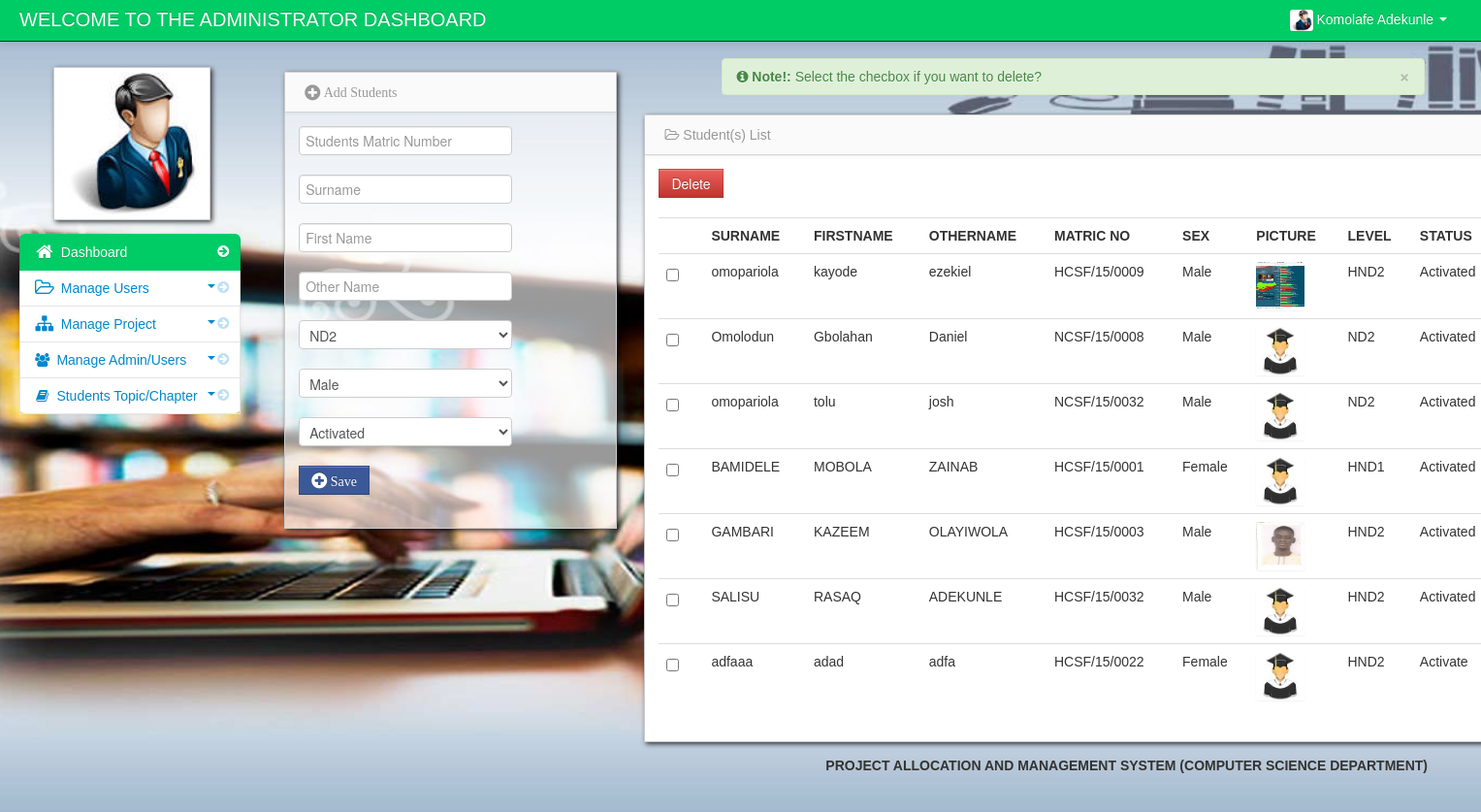
Page /admin/reg_students.php (signed in) on the committed database.
### tables this page shows
CREATE TABLE `students` (
  `id` int(10) NOT NULL,
  `surname` varchar(50) NOT NULL,
  `firstname` varchar(50) NOT NULL,
  `othername` varchar(50) NOT NULL,
  `matricno` varchar(20) NOT NULL,
  `password` varchar(50) NOT NULL,
  `sex` varchar(6) NOT NULL,
  `pic` text NOT NULL,
  `level` varchar(10) NOT NULL,
  `status` varchar(20) NOT NULL
);

### admin/session.php (called while the page is built, shortened)
<?php
if (isset($_SESSION['adminid'])){
$adminid=$_SESSION['adminid'];
}
elseif (isset($_SESSION['username'])){
$lectid=$_SESSION['username'];
}
elseif (isset($_SESSION['matricno'])){
$matricno=$_SESSION['matricno'];
}
else {
		echo '<script>window.location= "../index.php";</script>';
}
?>

### admin/reg_students.php (the view, shortened to what this page needs)
<?php error_reporting(0);include('header.php'); ?>
<?php include('session.php'); ?>
    <body>
		<?php include('navbar.php'); ?>
        <div class="container-fluid">
            <div class="row-fluid">
				<?php include('dashboard_slidebar.php'); ?>
				<div class="span3" id="adduser">
				<?php include('add_students.php'); ?>
				</div>
                <div class="span6" id="">
                     <div class="row-fluid">
				<div class="empty">
                    <div class="alert alert-success alert-dismissable">
                        <button type="button" class="close" data-dismiss="alert" aria-hidden="true">&times;</button>
                         <i class="icon-info-sign"></i>  <strong>Note!:</strong> Select the checbox if you want to delete?
                    </div>
               </div>
                        <div id="block_bg" class="block" style="margin-left:-80px; width:1010px">
                            <div class="navbar navbar-inner block-header">
                                <div class="muted pull-left"><i class="icon-folder-open-alt"></i> Student(s) List</div>
                            </div>
                            <div class="block-content collapse in">
                                <div class="span12">
								<form action="reg_students.php" method="post">
  									<table cellpadding="0" cellspacing="0" border="0" class="table" id="example">
                                   <input type="submit" name="delete"  onClick="return val()" class="btn btn-danger" value="Delete"/>
                                    <br><br>
										<thead>
										  <tr>
												<th></th>
												<th>Surname</th>
                                                <th>Firstname</th>
                                                <th>Othername</th>
                                           		<th>Matric No</th>
												<th>sex</th>
                                                <th>picture</th>
												<th>level</th>
												<th>status</th>
										   </tr>
										</thead>
										<tbody>
													<?php
													$query = mysqli_query($con,"select * from students");
													while($row = mysqli_fetch_array($query)){
													$matricno = $row['matricno'];
													?>
												<tr>
												<td width="30">
			<input id="optionsCheckbox" class="uniform_on" name="selector[]" type="checkbox" value="<?php echo $matricno; ?>">
												</td>
												<td><?php echo $row['surname']; ?>
                                                <td><?php echo $row['firstname']; ?>
                                                <td><?php echo $row['othername']; ?>
                                                <td><?php echo $row['matricno']; ?></td>
												<?php echo $row['lastname']; ?></td>
												<td><?php echo $row['sex']; ?></td>
                <td><img id="avatar1" style="width:50px; height:50px"class="img-responsive" src="<?php echo $row['pic'];?>"></td>
												<td><?php echo $row['level']; ?></td>
												<td><?php echo $row['status']; ?></td>
												</tr>
												<?php } ?>
										</tbody>
									</table>
									</form>
                                </div>
                            </div>
                        </div>
                    </div>
                </div>
            </div>
		<?php include('footer.php'); ?>
        </div>
		<?php include('script.php'); ?>
    </body>
</html>

### admin/header.php (shortened to what this page needs)
<!DOCTYPE html>
<html class="no-js">
    <head>
			<link href="bootstrap/css/background.css" rel="stylesheet" media="screen">
			<link href="bootstrap/css/bootstrap.min.css" rel="stylesheet" media="screen">
			<link href="bootstrap/css/bootstrap-responsive.css" rel="stylesheet" media="screen">
			<link href="bootstrap/css/bootstrap-responsive.min.css" rel="stylesheet" media="screen">
			<link href="bootstrap/css/font-awesome.css" rel="stylesheet" media="screen">
			<link href="bootstrap/font-awesome-4.1.0/css/font-awesome.min.css" rel="stylesheet" type="text/css">
			<link href="bootstrap/css/my_style.css" rel="stylesheet" media="screen">
			<link href="bootstrap/css/print.css" rel="stylesheet" media="print">
			<link href="vendors/easypiechart/jquery.easy-pie-chart.css" rel="stylesheet" media="screen">
			<link href="assets/styles.css" rel="stylesheet" media="screen">
		    <link href="bootstrap/css/bootstrap.min1.css" rel="stylesheet" media="screen">
		    <link href="bootstrap/css/sb_admin.css" rel="stylesheet" media="screen">
		<link href="vendors/fullcalendar/fullcalendar.css" rel="stylesheet" media="screen">
		<link href="assets/DT_bootstrap.css" rel="stylesheet" media="screen">
		<link href="vendors/jGrowl/jquery.jgrowl.css" rel="stylesheet" media="screen">
		<link rel="stylesheet" type="text/css" href="vendors/bootstrap-wysihtml5/src/bootstrap-wysihtml5.css"></link>
    </head>

### admin/navbar.php (shortened to what this page needs)
<div class="navbar navbar-inverse navbar-fixed-top">
          <div class="navbar-inner">
             <div class="container-fluid" style="background-color:#00CC66">
		 <div class="navbar-header">
                  <span class="brand" href="#">WELCOME TO THE ADMINISTRATOR DASHBOARD</span>
		 </div>
                  <div class="nav-collapse collapse">
                      <ul class="nav pull-right">
				    <?php
                             $query = mysqli_query($con,"select * from adminlogin where  id ='$adminid'");
                              $rows = mysqli_fetch_array($query);
				    ?>
                          <li class="dropdown">
                              <a href="#" role="button" class="dropdown-toggle" data-toggle="dropdown"><img id="avatar1" class="img-responsive" src="<?php echo $rows['pic'];?>">&nbsp;<?php echo $rows['surname']." ".$rows['firstname'];  ?> <i class="caret"></i>
                              </a>
                          </li>
                      </ul>
                  </div>
              </div>
          </div>
      </div>

### admin/dashboard_slidebar.php (shortened to what this page needs)
     <div class="span3" id="sidebar">
          <?php
                 $query = mysqli_query($con,"select * from adminlogin where  id ='$adminid'");
                        $rows = mysqli_fetch_array($query);
						?>
	              <img id="admin_avatar" class="img-polaroid" src="<?php echo $rows['pic']; ?>">
                  <ul class="nav nav-list bs-docs-sidenav nav-collapse collapse">
                           <li class="active">
						   <a href="dashboard.php" style="background-color:#00CC66"><i class="icon-chevron-right"></i><i class="icon-home icon-large"></i>&nbsp;Dashboard</a>
						   </li>
						 <li>
						    <a href="javascript:;" role="button" class="dropdown-toggle" data-toggle="collapse" data-target="#bs"><i class="icon-chevron-right"></i><i class="icon-folder-open-alt icon-large"></i>&nbsp;Manage Users
						    <div class="muted pull-right"><i class="caret"></i></div></a>
						</li>
            <li class="">
						    <a href="javascript:;" role="button" class="dropdown-toggle" data-toggle="collapse" data-target="#bs1"><i class="icon-chevron-right"></i><i class="icon-sitemap icon-large"></i>&nbsp;Manage Project
						    <div class="muted pull-right"><i class="caret"></i></div></a>
						</li>
						<li>
						    <a href="javascript:;" role="button" class="dropdown-toggle" data-toggle="collapse" data-target="#bs3"><i class="icon-chevron-right"></i><i class="icon-group"></i>&nbsp;Manage Admin/Users
							<div class="muted pull-right"><i class="caret"></i></div></a>
						</li>
						<li>
						    <a href="javascript:;" role="button" class="dropdown-toggle" data-toggle="collapse" data-target="#bs4"><i class="icon-chevron-right"></i><i class="icon-book"></i>&nbsp;Students Topic/Chapter
							<div class="muted pull-right"><i class="caret"></i></div></a>
						</li>
</div>

### admin/add_students.php (shortened to what this page needs)
<div class="row-fluid" style="margin-left:-70px" >
                      <div class="block">
                          <div class="navbar navbar-inner block-header">
                              <div class="muted pull-left"><i class="icon-plus-sign icon-large"> Add Students</i></div>
                          </div>
                          <div class="block-content collapse in">
                              <div class="span12">
						<form method="post">
								<div class="control-group">
                                        <div class="controls">
  <input class="input focused" name="matricno" id="focusedInput" type="text" placeholder = "Students Matric Number" required>
                                        </div>
                                      </div>
								<div class="control-group">
                                        <div class="controls">
                                          <input class="input focused" name="surname" id="focusedInput" type="text" placeholder = "Surname" required>
                                        </div>
                                      </div>
								<div class="control-group">
                                        <div class="controls">
                                          <input class="input focused" name="firstname" id="focusedInput" type="text" placeholder = "First Name" required>
                                        </div>
                                      </div>
								<div class="control-group">
                                        <div class="controls">
                                          <input class="input focused" name="othername" id="focusedInput" type="text" placeholder = "Other Name" required>
                                        </div>
                                      </div>
								<div class="control-group">
									<div class="controls">
									<select name="level" required>
											<option value="ND2">ND2</option>
										</select>
									</div>
								</div>
								<div class="control-group">
                                        <div class="controls">
                                         <select name="sex" required>
											<option value="Male">Male</option>
										</select>
                                        </div>
                                      </div>
								<div class="control-group">
                                        <div class="controls">
                                         <select name="status" required>
											<option value="Activated">Activated</option>
										</select>
                                        </div>
                                      </div>
								<div class="control-group">
                                        <div class="controls">
										<button name="save" class="btn btn-info" id="save" data-placement="right" title="Click to Save"><i class="icon-plus-sign icon-large"> Save</i></button>
                                        </div>
                                      </div>
                              </form>
						</div>
                          </div>
                      </div>
                  </div>

### admin/footer.php (shortened to what this page needs)
<div class="pull-right">
		<footer align="center">
		<p>PROJECT ALLOCATION AND MANAGEMENT SYSTEM (COMPUTER SCIENCE DEPARTMENT) </p>
</div>

### admin/script.php (shortened to what this page needs)
<link href="vendors/datepicker.css" rel="stylesheet" media="screen">
      <link href="vendors/uniform.default.css" rel="stylesheet" media="screen">
      <link href="vendors/chosen.min.css" rel="stylesheet" media="screen">
<link href="vendors/datepicker.css" rel="stylesheet" media="screen">

### admin/assets/styles.css (style rules this page uses)
body { padding-top: 60px; padding-bottom: 40px; background-color: #f5f5f5; }
.block { background: url("../images/pixel-60fff.png") repeat scroll 0 0 rgba(0, 0, 0, 0) !important; border: 1px solid #ccc; background: white; margin: 1em 0em; border-top: none; -webkit-box-shadow: 2px 2px 5px rgba(0, 0, 6, 0.75); -moz-box-shadow: 2px 2px 5px rgba(0, 0, 6, 0.75); box-shadow: 2px 2px 5px rgba(0, 0, 6, 0.75); }
.block-content { margin: 1em; min-height: .25em; }
.block-header { margin-bottom: 0px; border-right: none; border-left: none; -webkit-border-radius: 0px; -moz-border-radius: 0px; border-radius: 0px; }
.block-header div { padding-top: 10px; }
.bs-docs-sidenav { max-width: 228px; margin: 30px 0 0; padding: 0; background-color: #fff; -webkit-border-radius: 6px; -moz-border-radius: 6px; border-radius: 6px; -webkit-box-shadow: 0 1px 4px rgba(0,0,0,.065); -moz-box-shadow: 0 1px 4px rgba(0,0,0,.065); box-shadow: 0 1px 4px rgba(0,0,0,.065); }
.bs-docs-sidenav > li > a { display: block; width: 190px \9; margin: 0 0 -1px; padding: 8px 14px; border: 1px solid #e5e5e5; }
.bs-docs-sidenav > li:first-child > a { -webkit-border-radius: 6px 6px 0 0; -moz-border-radius: 6px 6px 0 0; border-radius: 6px 6px 0 0; }
.bs-docs-sidenav > .active > a { position: relative; z-index: 2; padding: 9px 15px; border: 0; text-shadow: 0 1px 0 rgba(0,0,0,.15); -webkit-box-shadow: inset 1px 0 0 rgba(0,0,0,.1), inset -1px 0 0 rgba(0,0,0,.1); -moz-box-shadow: inset 1px 0 0 rgba(0,0,0,.1), inset -1px 0 0 rgba(0,0,0,.1); box-shadow: inset 1px 0 0 rgba(0,0,0,.1), inset -1px 0 0 rgba(0,0,0,.1); }
.bs-docs-sidenav .icon-chevron-right { float: right; margin-top: 2px; margin-right: -6px; opacity: .25; }
.bs-docs-sidenav .active .icon-chevron-right, .bs-docs-sidenav .active a:hover .icon-chevron-right { opacity: 1; }

### rows in the picture
students: surname "omopariola", firstname "kayode", othername "ezekiel", matricno "HCSF/15/0009", sex "Male", pic (picture), level "HND2", status "Activated"
students: surname "Omolodun", firstname "Gbolahan", othername "Daniel", matricno "NCSF/15/0008", sex "Male", pic (picture), level "ND2", status "Activated"
students: surname "omopariola", firstname "tolu", othername "josh", matricno "NCSF/15/0032", sex "Male", pic (picture), level "ND2", status "Activated"
students: surname "BAMIDELE", firstname "MOBOLA", othername "ZAINAB", matricno "HCSF/15/0001", sex "Female", pic (picture), level "HND1", status "Activated"
students: surname "GAMBARI", firstname "KAZEEM", othername "OLAYIWOLA", matricno "HCSF/15/0003", sex "Male", pic (picture), level "HND2", status "Activated"
students: surname "SALISU", firstname "RASAQ", othername "ADEKUNLE", matricno "HCSF/15/0032", sex "Male", pic (picture), level "HND2", status "Activated"
students: surname "adfaaa", firstname "adad", othername "adfa", matricno "HCSF/15/0022", sex "Female", pic (picture), level "HND2", status "Activate"

### other values in the picture
$rows['surname'] "Komolafe"
$rows['firstname'] "Adekunle"
